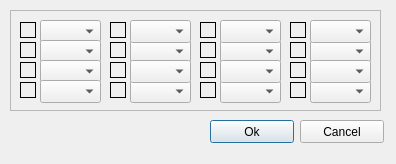
<?xml version="1.0" encoding="UTF-8"?>
<ui version="4.0">
 <class>CChangeColors</class>
 <widget class="QDialog" name="CChangeColors">
  <property name="geometry">
   <rect>
    <x>0</x>
    <y>0</y>
    <width>396</width>
    <height>164</height>
   </rect>
  </property>
  <property name="windowTitle">
   <string>Dialog</string>
  </property>
  <property name="windowIcon">
   <iconset resource="resources.qrc">
    <normaloff>:/res/nMSXtiles.ico</normaloff>:/res/nMSXtiles.ico</iconset>
  </property>
  <widget class="QFrame" name="frame">
   <property name="geometry">
    <rect>
     <x>10</x>
     <y>10</y>
     <width>371</width>
     <height>101</height>
    </rect>
   </property>
   <property name="frameShape">
    <enum>QFrame::StyledPanel</enum>
   </property>
   <property name="frameShadow">
    <enum>QFrame::Raised</enum>
   </property>
   <widget class="QLabel" name="m_pGrColor0">
    <property name="geometry">
     <rect>
      <x>10</x>
      <y>12</y>
      <width>16</width>
      <height>16</height>
     </rect>
    </property>
    <property name="frameShape">
     <enum>QFrame::Box</enum>
    </property>
    <property name="text">
     <string/>
    </property>
    <property name="pixmap">
     <pixmap>:/new/res/res/color0.png</pixmap>
    </property>
   </widget>
   <widget class="QLabel" name="m_pGrColor1">
    <property name="geometry">
     <rect>
      <x>10</x>
      <y>32</y>
      <width>16</width>
      <height>16</height>
     </rect>
    </property>
    <property name="frameShape">
     <enum>QFrame::Box</enum>
    </property>
    <property name="text">
     <string/>
    </property>
    <property name="pixmap">
     <pixmap>:/new/res/res/color1.png</pixmap>
    </property>
   </widget>
   <widget class="QLabel" name="m_pGrColor2">
    <property name="geometry">
     <rect>
      <x>10</x>
      <y>52</y>
      <width>16</width>
      <height>16</height>
     </rect>
    </property>
    <property name="frameShape">
     <enum>QFrame::Box</enum>
    </property>
    <property name="text">
     <string/>
    </property>
    <property name="pixmap">
     <pixmap>:/new/res/res/color2.png</pixmap>
    </property>
   </widget>
   <widget class="QLabel" name="m_pGrColor3">
    <property name="geometry">
     <rect>
      <x>10</x>
      <y>72</y>
      <width>16</width>
      <height>16</height>
     </rect>
    </property>
    <property name="frameShape">
     <enum>QFrame::Box</enum>
    </property>
    <property name="text">
     <string/>
    </property>
    <property name="pixmap">
     <pixmap>:/new/res/res/color3.png</pixmap>
    </property>
   </widget>
   <widget class="QComboBox" name="m_pGrChange0">
    <property name="geometry">
     <rect>
      <x>30</x>
      <y>10</y>
      <width>61</width>
      <height>23</height>
     </rect>
    </property>
    <property name="maxVisibleItems">
     <number>16</number>
    </property>
   </widget>
   <widget class="QComboBox" name="m_pGrChange1">
    <property name="geometry">
     <rect>
      <x>30</x>
      <y>30</y>
      <width>61</width>
      <height>23</height>
     </rect>
    </property>
   </widget>
   <widget class="QComboBox" name="m_pGrChange2">
    <property name="geometry">
     <rect>
      <x>30</x>
      <y>50</y>
      <width>61</width>
      <height>23</height>
     </rect>
    </property>
   </widget>
   <widget class="QComboBox" name="m_pGrChange3">
    <property name="geometry">
     <rect>
      <x>30</x>
      <y>70</y>
      <width>61</width>
      <height>23</height>
     </rect>
    </property>
   </widget>
   <widget class="QLabel" name="m_pGrColor5">
    <property name="geometry">
     <rect>
      <x>100</x>
      <y>32</y>
      <width>16</width>
      <height>16</height>
     </rect>
    </property>
    <property name="frameShape">
     <enum>QFrame::Box</enum>
    </property>
    <property name="text">
     <string/>
    </property>
    <property name="pixmap">
     <pixmap>:/new/res/res/color5.png</pixmap>
    </property>
   </widget>
   <widget class="QComboBox" name="m_pGrChange5">
    <property name="geometry">
     <rect>
      <x>120</x>
      <y>30</y>
      <width>61</width>
      <height>23</height>
     </rect>
    </property>
   </widget>
   <widget class="QLabel" name="m_pGrColor4">
    <property name="geometry">
     <rect>
      <x>100</x>
      <y>12</y>
      <width>16</width>
      <height>16</height>
     </rect>
    </property>
    <property name="frameShape">
     <enum>QFrame::Box</enum>
    </property>
    <property name="text">
     <string/>
    </property>
    <property name="pixmap">
     <pixmap>:/new/res/res/color4.png</pixmap>
    </property>
   </widget>
   <widget class="QComboBox" name="m_pGrChange7">
    <property name="geometry">
     <rect>
      <x>120</x>
      <y>70</y>
      <width>61</width>
      <height>23</height>
     </rect>
    </property>
   </widget>
   <widget class="QLabel" name="m_pGrColor6">
    <property name="geometry">
     <rect>
      <x>100</x>
      <y>52</y>
      <width>16</width>
      <height>16</height>
     </rect>
    </property>
    <property name="frameShape">
     <enum>QFrame::Box</enum>
    </property>
    <property name="text">
     <string/>
    </property>
    <property name="pixmap">
     <pixmap>:/new/res/res/color6.png</pixmap>
    </property>
   </widget>
   <widget class="QLabel" name="m_pGrColor7">
    <property name="geometry">
     <rect>
      <x>100</x>
      <y>72</y>
      <width>16</width>
      <height>16</height>
     </rect>
    </property>
    <property name="frameShape">
     <enum>QFrame::Box</enum>
    </property>
    <property name="text">
     <string/>
    </property>
    <property name="pixmap">
     <pixmap>:/new/res/res/color7.png</pixmap>
    </property>
   </widget>
   <widget class="QComboBox" name="m_pGrChange6">
    <property name="geometry">
     <rect>
      <x>120</x>
      <y>50</y>
      <width>61</width>
      <height>23</height>
     </rect>
    </property>
   </widget>
   <widget class="QComboBox" name="m_pGrChange4">
    <property name="geometry">
     <rect>
      <x>120</x>
      <y>10</y>
      <width>61</width>
      <height>23</height>
     </rect>
    </property>
   </widget>
   <widget class="QLabel" name="m_pGrColor9">
    <property name="geometry">
     <rect>
      <x>190</x>
      <y>32</y>
      <width>16</width>
      <height>16</height>
     </rect>
    </property>
    <property name="frameShape">
     <enum>QFrame::Box</enum>
    </property>
    <property name="text">
     <string/>
    </property>
    <property name="pixmap">
     <pixmap>:/new/res/res/color9.png</pixmap>
    </property>
   </widget>
   <widget class="QComboBox" name="m_pGrChange9">
    <property name="geometry">
     <rect>
      <x>210</x>
      <y>30</y>
      <width>61</width>
      <height>23</height>
     </rect>
    </property>
   </widget>
   <widget class="QLabel" name="m_pGrColor8">
    <property name="geometry">
     <rect>
      <x>190</x>
      <y>12</y>
      <width>16</width>
      <height>16</height>
     </rect>
    </property>
    <property name="frameShape">
     <enum>QFrame::Box</enum>
    </property>
    <property name="text">
     <string/>
    </property>
    <property name="pixmap">
     <pixmap>:/new/res/res/color8.png</pixmap>
    </property>
   </widget>
   <widget class="QComboBox" name="m_pGrChange11">
    <property name="geometry">
     <rect>
      <x>210</x>
      <y>70</y>
      <width>61</width>
      <height>23</height>
     </rect>
    </property>
   </widget>
   <widget class="QLabel" name="m_pGrColor10">
    <property name="geometry">
     <rect>
      <x>190</x>
      <y>52</y>
      <width>16</width>
      <height>16</height>
     </rect>
    </property>
    <property name="frameShape">
     <enum>QFrame::Box</enum>
    </property>
    <property name="text">
     <string/>
    </property>
    <property name="pixmap">
     <pixmap>:/new/res/res/color10.png</pixmap>
    </property>
   </widget>
   <widget class="QLabel" name="m_pGrColor11">
    <property name="geometry">
     <rect>
      <x>190</x>
      <y>72</y>
      <width>16</width>
      <height>16</height>
     </rect>
    </property>
    <property name="frameShape">
     <enum>QFrame::Box</enum>
    </property>
    <property name="text">
     <string/>
    </property>
    <property name="pixmap">
     <pixmap>:/new/res/res/color11.png</pixmap>
    </property>
   </widget>
   <widget class="QComboBox" name="m_pGrChange10">
    <property name="geometry">
     <rect>
      <x>210</x>
      <y>50</y>
      <width>61</width>
      <height>23</height>
     </rect>
    </property>
   </widget>
   <widget class="QComboBox" name="m_pGrChange8">
    <property name="geometry">
     <rect>
      <x>210</x>
      <y>10</y>
      <width>61</width>
      <height>23</height>
     </rect>
    </property>
   </widget>
   <widget class="QLabel" name="m_pGrColor13">
    <property name="geometry">
     <rect>
      <x>280</x>
      <y>32</y>
      <width>16</width>
      <height>16</height>
     </rect>
    </property>
    <property name="frameShape">
     <enum>QFrame::Box</enum>
    </property>
    <property name="text">
     <string/>
    </property>
    <property name="pixmap">
     <pixmap>:/new/res/res/color13.png</pixmap>
    </property>
   </widget>
   <widget class="QComboBox" name="m_pGrChange13">
    <property name="geometry">
     <rect>
      <x>300</x>
      <y>30</y>
      <width>61</width>
      <height>23</height>
     </rect>
    </property>
   </widget>
   <widget class="QLabel" name="m_pGrColor12">
    <property name="geometry">
     <rect>
      <x>280</x>
      <y>12</y>
      <width>16</width>
      <height>16</height>
     </rect>
    </property>
    <property name="frameShape">
     <enum>QFrame::Box</enum>
    </property>
    <property name="text">
     <string/>
    </property>
    <property name="pixmap">
     <pixmap>:/new/res/res/color12.png</pixmap>
    </property>
   </widget>
   <widget class="QComboBox" name="m_pGrChange15">
    <property name="geometry">
     <rect>
      <x>300</x>
      <y>70</y>
      <width>61</width>
      <height>23</height>
     </rect>
    </property>
   </widget>
   <widget class="QLabel" name="m_pGrColor14">
    <property name="geometry">
     <rect>
      <x>280</x>
      <y>52</y>
      <width>16</width>
      <height>16</height>
     </rect>
    </property>
    <property name="frameShape">
     <enum>QFrame::Box</enum>
    </property>
    <property name="text">
     <string/>
    </property>
    <property name="pixmap">
     <pixmap>:/new/res/res/color14.png</pixmap>
    </property>
   </widget>
   <widget class="QLabel" name="m_pGrColor15">
    <property name="geometry">
     <rect>
      <x>280</x>
      <y>72</y>
      <width>16</width>
      <height>16</height>
     </rect>
    </property>
    <property name="frameShape">
     <enum>QFrame::Box</enum>
    </property>
    <property name="text">
     <string/>
    </property>
    <property name="pixmap">
     <pixmap>:/new/res/res/color15.png</pixmap>
    </property>
   </widget>
   <widget class="QComboBox" name="m_pGrChange14">
    <property name="geometry">
     <rect>
      <x>300</x>
      <y>50</y>
      <width>61</width>
      <height>23</height>
     </rect>
    </property>
   </widget>
   <widget class="QComboBox" name="m_pGrChange12">
    <property name="geometry">
     <rect>
      <x>300</x>
      <y>10</y>
      <width>61</width>
      <height>23</height>
     </rect>
    </property>
   </widget>
  </widget>
  <widget class="QPushButton" name="m_pGrOk">
   <property name="geometry">
    <rect>
     <x>210</x>
     <y>120</y>
     <width>84</width>
     <height>23</height>
    </rect>
   </property>
   <property name="text">
    <string>Ok</string>
   </property>
  </widget>
  <widget class="QPushButton" name="m_pGrCancel">
   <property name="geometry">
    <rect>
     <x>300</x>
     <y>120</y>
     <width>84</width>
     <height>23</height>
    </rect>
   </property>
   <property name="text">
    <string>Cancel</string>
   </property>
  </widget>
 </widget>
 <resources>
  <include location="resources.qrc"/>
 </resources>
 <connections/>
</ui>
